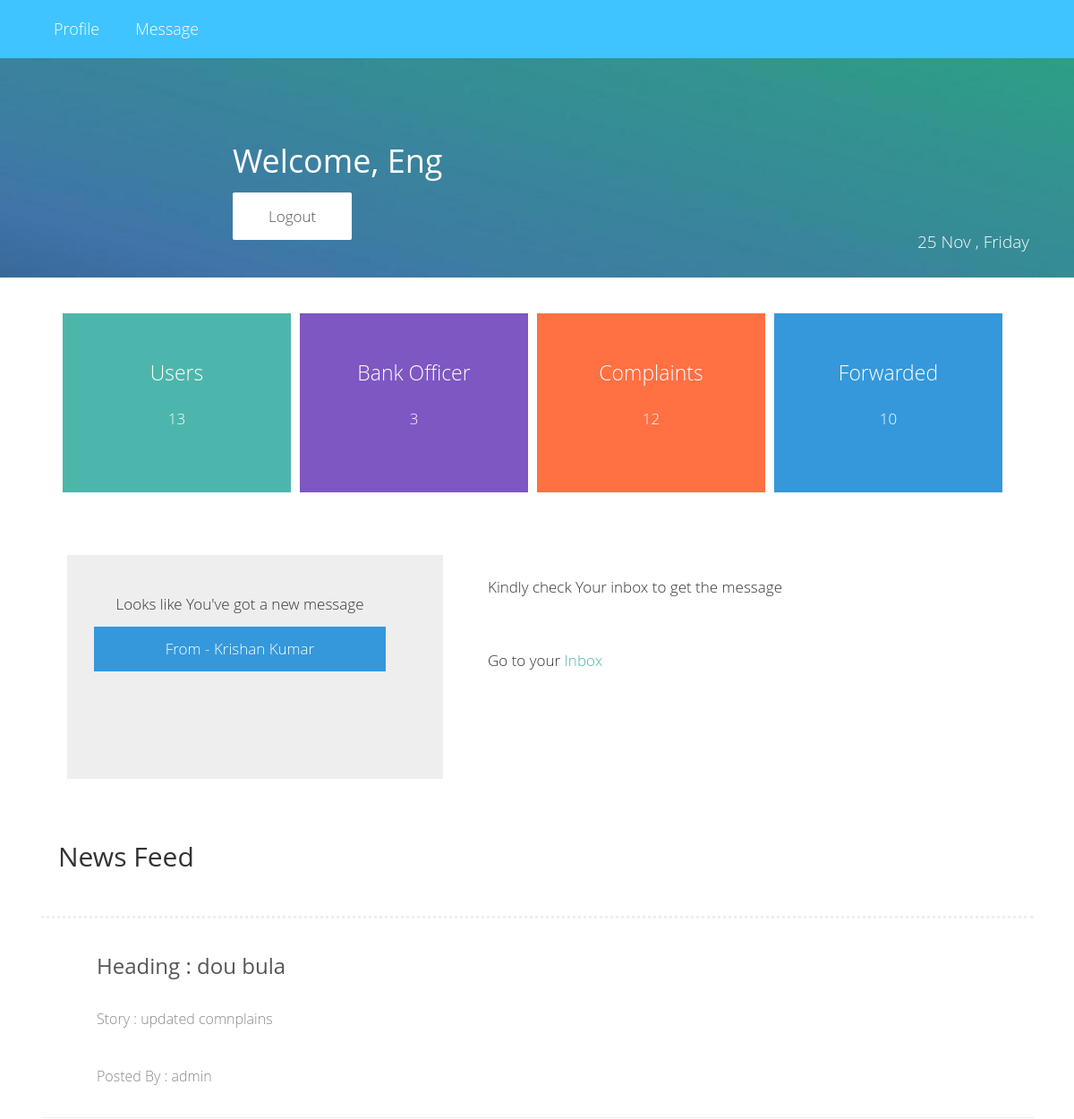
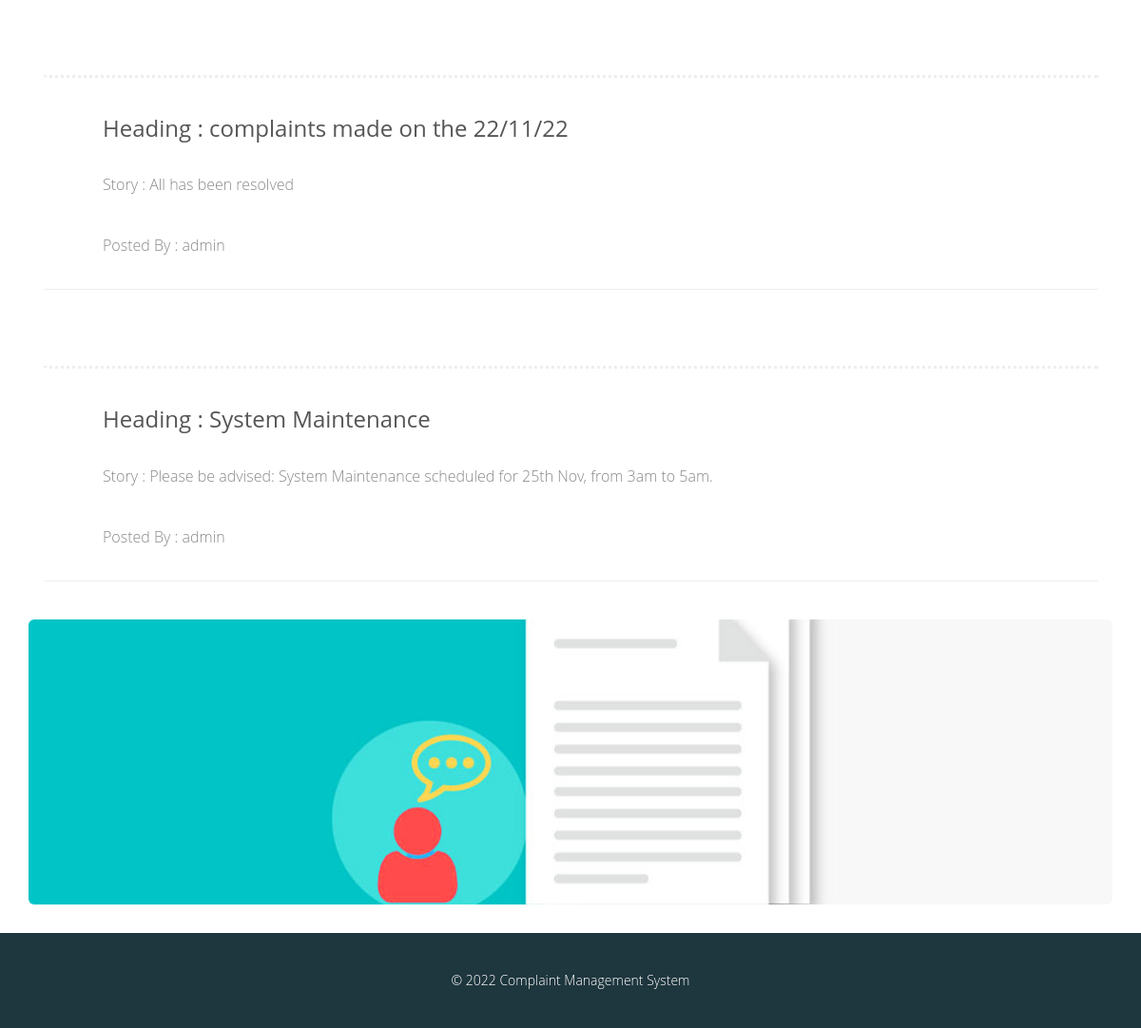
The app's page /dummy/profile.php (signed in) with its own data (2 pictures, top to bottom).
### tables this page shows
CREATE TABLE IF NOT EXISTS `view_cmp` (
`id` int(11) NOT NULL,
  `ref_no` varchar(20) NOT NULL,
  `name` varchar(220) NOT NULL,
  `email` varchar(220) NOT NULL,
  `phone no` varchar(220) NOT NULL,
  `subject` varchar(220) NOT NULL,
  `complain` text NOT NULL,
  `dummy` varchar(50) NOT NULL
);

CREATE TABLE IF NOT EXISTS `posts` (
`id` int(11) NOT NULL,
  `subject` varchar(40) NOT NULL,
  `story` text NOT NULL,
  `session_name` varchar(20) NOT NULL
);

### dummy/session.php (called while the page is built, shortened)
<?php
  $eng_session = $_SESSION['name'];
 ?>

### core/config.php (called while the page is built, shortened)
<?php
$web_name = "Complaint Management System";
?>

### dummy/profile.php (the view, shortened to what this page needs)
<?php
  require 'session.php';
  require '../core/config.php';
 ?>
<!DOCTYPE html>
<html>
  <head>
    <link rel="stylesheet" href="../files/css/bootstrap.css">
    <link rel="stylesheet" href="../files/css/custom.css">
  </head>
  <body>
  <?php require 'nav.php'; ?>
    <div class="cover main" style="top:50px;">
      <?php if (isset($eng_session)===true) {echo "<h1> Welcome, ".$eng_session."</h1>";}
       ?><a class="wid" href="../logout.php" onClick="javascript:return confirm ('Are you really want to delete ?');"> Logout </a>
       <p class="text-right">
          <?php echo date("d M , l "); ?>
       </p>
    </div>
  <div class="animated fadeIn">
    <div class="container">
        <h1>Profile</h1>
        <br><br>
        <div class="col-lg-12">
          <div class="col-lg-12">
            <div class="analysis">
              <?php
                $engi = mysql_query("SELECT * FROM `dummy`");
                $count_engi = mysql_num_rows($engi);
                $users = mysql_query("SELECT * FROM `circle`");
                $count_users = mysql_num_rows($users);
                $cmp = mysql_query("SELECT * FROM `cmp_log`");
                $count_cmp = mysql_num_rows($cmp);
                $frd = mysql_query("SELECT * FROM `view_cmp`");
                $count_frd = mysql_num_rows($frd);
              ?>
              <div class="track theme">
                  Users <br> <p><?php echo $count_users;?></p>
              </div>
              <div class="track vio">
                  Bank Officer <br> <p><?php echo $count_engi;?></p>
              </div>
              <div class="track red">
                  Complaints <br> <p><?php echo $count_cmp;?></p>
              </div>
              <div class="track blue">
                  Forwarded <br> <p><?php echo $count_frd;?></p>
              </div>
            </div>
          </div>
          <div class="col-lg-12">
              <?php
                $query = mysql_query("SELECT * FROM `view_cmp` WHERE dummy LIKE '%$eng_session%' ORDER BY id DESC LIMIT 1 ") or die(mysql_error());
                $name2=mysql_fetch_array($query);
                $new_msg=$name2['name'];
                if(!empty($new_msg)){
                    ?>
                    <div class="col-lg-5">
                        <div class="textbox">
                            <div class="content">
                              <div class="div_data">Looks like You've got a new message</div>
                            </div>
                            <div class="div_data blue">
                               <span>From - <?php echo $new_msg;?></span>
                            </div>
                        </div>
                    </div>
                    <div class="col-lg-6">
                        <p>Kindly check Your inbox to get the message </p>
                        <p>Go to your <a href="message.php">Inbox</a> </p>
                    </div>
                    <?php
                }else{
                }?>
          </div>
        </div>
        <br><br>
        <div class="col-lg-12">
          <h2>News Feed</h2>
          <div class="posts">
            <?php
              $db=mysql_query("SELECT * FROM `posts` ");
              while($data=mysql_fetch_array($db)) {
              echo "<br> <br> <div class='quotes glow'> ";
              echo "<h4 class='heading'> Heading : ".$data['subject']."</h4>";
              echo "<p> Story : ".$data['story']."<br><br>";
              echo " Posted By : ".$data['session_name']."<br>";
              echo "</p></div><br><br>";
             }
            ?>
          </div>
        </div>
        <br><br>
        <div class="content">
          <div class="jumbotron india_cover"></div>
        </div>
    </div>
  </div>
    <footer>
    <br><br>&copy <?php echo date("Y"); ?> <?php echo $web_name; ?>
    </footer>
  </body>
</html>

### dummy/nav.php
<?php
  require 'session.php';
 ?>
    <nav class="eng">
      <ul>
        <li><a href="profile.php">Profile</a></li>
        <li><a href="message.php">Message</a></li>
      </ul>
    </nav>

### files/css/custom.css (style rules this page uses)
body { font-family:"Gotham A", Gotham, "Gotham SSm A", "Gotham SSm B", "Gotham SSm", "Proxima Nova", "Open Sans", "Helvetica Neue", Helvetica, Arial, sans-serif; font-weight: lighter; }
a,a:hover,a:focus,a:visited { color:#4db6ac; text-decoration: none!important; outline: 0px!important; }
a:-webkit-any-link { text-decoration: none;!important }
.col-lg-12 p { font-size: 17px!important; }
.cover { width:100%; height: 260px; background: #4db6ac url('../img/admin.jpg'); background-position: center center; background-size: cover; position: relative; float: left; z-index: 999; color: #fff; }
.main { padding-top: 90px; padding-left: 260px; padding-right: 30px; color:#fff; }
.analysis { width: 100%; height: 270px; background: #fff; position: relative; float: left; }
.track { width: 255px;height: 200px;position: relative;float: left; margin-left: 10px; color: #fff;font-size: 23px;text-align: center;padding-top: 50px;-webkit-transition: 0.3s; transition: 0.3s; background:#4db6ac url('../img/back.png'); background-size: cover; }
.theme { background:#4db6ac; }
.blue { background:#3498db; }
.red { background:#FF7043; }
.vio { background: #7E57C2; }
.textbox { width: 100%; height: 300px; position: relative; float: left; text-align: center; border-bottom: 50px solid #fff; background: #EEE; padding: 30px; }
.div_data { width:326px; height: 50px; position: relative; float: left; font-size: 17px; padding-top: 13px; margin-right: 10px; }
.div_data span { color:#fff;; }
p { font-weight: lighter!important; font-size: 19px!important; line-height: 32px; padding: 20px!important; }
.content { width: 100%; height: auto; position: relative; float: left; }
h2 { padding-left: 20px; }
.eng { width:100%;height: 65px;background: #40C4FF;position: fixed;z-index: 999999; }
.eng li { list-style-type: none;padding: 0px;margin:0px;float: left; }
.eng li a { padding: 20px 20px; display:block; color: #FFF; font-size: 18px; }
.quotes { border-style:dotted; border-color: #EEE; color: #888; }
.wid { position: relative; top: 20px; padding: 15px 40px; color: #fff!important; border-radius: 2px; background: #fff!important; color:#555!important; font-size: 17px; }
footer { width: 100%; height: 100px; background: #1e363e; position: relative; float: left; text-align: center; color: #fff; }
.heading { color: #555; padding-left: 20px; padding-top: 30px; font-size: 24px; }
.glow { width: 100%; height: auto; border-left: 3px solid #fff; border-bottom: 1px solid #eee; border-right: none; position: relative; background: #fff; margin: auto; -webkit-transition: 0.3s; transition: 0.3s; padding-left: 40px; }
.glow p { font-size: 16px!important; }
.india_cover { width:100%; height: 300px; background: #75ced6 url('../img/pstr.jpg'); background-size: cover; background-position: center center; }
.animated { animation-duration: 1s; animation-fill-mode: both; }
.fadeIn { animation-name: fadeIn; }

### records on screen
view_cmp: name "Krishan Kumar"
posts: subject "dou bula", story "updated comnplains", session_name "admin"
posts: subject "complaints made on the 22/11/22", story "All has been resolved", session_name "admin"
posts: subject "System Maintenance", story "Please be advised: System Maintenance scheduled for 25th Nov, from 3am to 5am.", session_name "admin"

### other values on screen
$eng_session "Eng"
$count_users "13"
$count_engi "3"
$count_cmp "12"
$count_frd "10"
$web_name "Complaint Management System"
